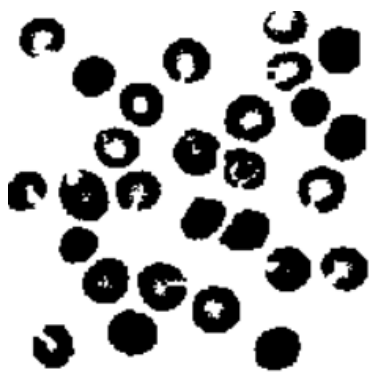
#> input picture Exercises/Classic Computer Vision using OpenCV/19. Morphological operations/Images/objects.png, 382 x 381 px
$ jupyter execute notebook.ipynb
#> lines starting #> are read from the running program, lines starting #| are printed output that depends on the picture; after the words box and inside, x2 and y2 are one past the last pixel; in counts of white or black regions, pixels touching at a corner belong together
### Exercises/Classic Computer Vision using OpenCV/utils.py
import cv2
import matplotlib.pyplot as plt

def show_image(image):
    plt.imshow(cv2.cvtColor(image, cv2.COLOR_BGR2RGB))
    plt.axis('off')
    plt.show()

### Exercises/Classic Computer Vision using OpenCV/19. Morphological operations/notebook.ipynb
# 19. Morphological operations

[cell 1]
import cv2
import numpy as np
import sys
import matplotlib.pyplot as plt

sys.path.insert(0, '..')

from utils import show_image

plt.rcParams['figure.figsize'] = [8, 10]

The following image is the result of the application of a segmentation technique to an image containing a set of almost circular, convex objects.

[cell 2]
image = cv2.imread("Images/objects.png")
#> image is the input picture: shape (381, 382, 3); min 0, max 255, mean 187.3

show_image(image)

### **a)** Use morphological operations to try to recover the original shape of the objects.

[cell 3]
_, image = cv2.threshold(image, 127, 255, cv2.THRESH_BINARY_INV)
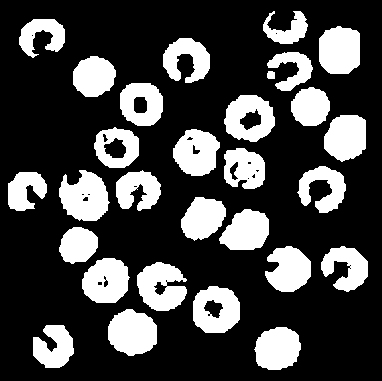
#> image: shape (381, 382, 3); 26.5% white; 29 white regions, largest, box (x1, y1, x2, y2) and area: (59, 170, 110, 221) 1815, (108, 309, 157, 356) 1771, (319, 26, 360, 74) 1702

show_image(image)

[cell 4]
kernel = np.ones((5, 5), np.uint8)
closing = cv2.morphologyEx(image, cv2.MORPH_CLOSE, kernel)
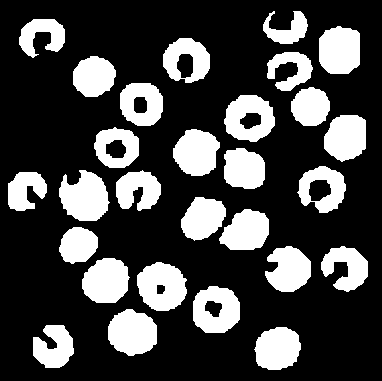
#> closing: shape (381, 382, 3); 26.9% white; 28 white regions, largest, box (x1, y1, x2, y2) and area: (59, 170, 110, 221) 1843, (137, 262, 187, 311) 1809, (108, 309, 157, 356) 1771

show_image(closing)

### **b)** Compare the results with those obtained by calculating the convex hull of the objects

[cell 5]
edges = cv2.Canny(image, 100, 200)
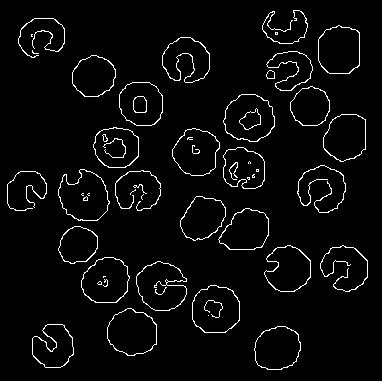
#> edges: shape (381, 382); 3.7% white in thin lines or dots, all inside (x1, y1, x2, y2) = (7, 10, 368, 370)
contours, _ = cv2.findContours(edges, cv2.RETR_TREE, cv2.CHAIN_APPROX_SIMPLE)
#> contours = 89 contours, 32 with area under 20; largest, box (x1, y1, x2, y2) and area: (223, 94, 275, 142) 1858, (58, 169, 110, 221) 1846, (192, 285, 240, 333) 1834, (223, 94, 275, 142) 1828, (58, 169, 110, 221) 1820
hulls = []

for contour in contours:
    hulls.append(cv2.convexHull(contour))
#> this loop made 89 passes
#> contour on passes 9, 20, 46, 48, 49, 50: [[208, 315]], [[103, 276], [103, 277], [104, 276], [105, 276]], [[247, 178], [248, 177], [249, 178], [248, 179]], [[252, 176], [253, 175], [254, 176], [253, 177]], [[256, 169], [256, 171], [258, 171], [258, 169]], [[256, 170], [257, 169], [258, 170], [257, 171]]
#> after the loop, hulls = 89 contours, 24 with area under 20; largest, box (x1, y1, x2, y2) and area: (58, 169, 110, 221) 2058, (58, 169, 110, 221) 2040, (136, 261, 187, 311) 1948, (223, 94, 275, 142) 1930, (136, 261, 187, 311) 1918

cv2.drawContours(image, hulls, -1, (0, 0, 255))
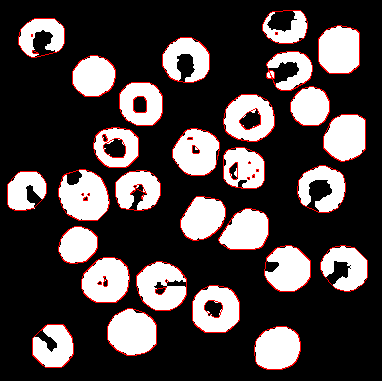
#> image: shape (381, 382, 3); 3.27% of pixels changed, all inside (x1, y1, x2, y2) = (7, 10, 368, 370)

show_image(image)
